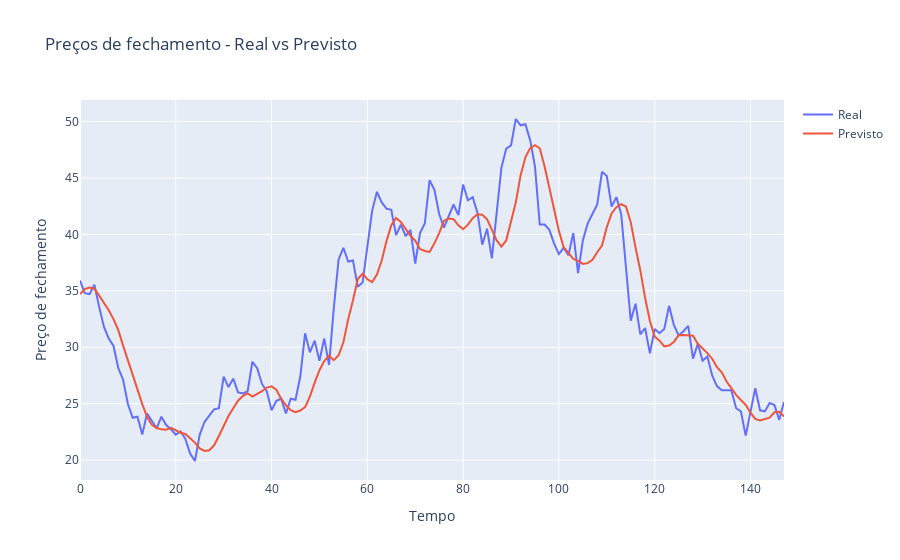

Notebook code cell kept with this figure:
### Code cell
import plotly.graph_objs as go
y_test_desescalado = scaler.inverse_transform(y_test.reshape(-1, 1))


fig = go.Figure()

fig.add_trace(go.Scatter(x=np.arange(len(y_test_desescalado)), y=y_test_desescalado.flatten(), mode='lines', name='Real'))
fig.add_trace(go.Scatter(x=np.arange(len(predicted_prices)), y=predicted_prices.flatten(), mode='lines', name='Previsto'))

fig.update_layout(title='Preços de fechamento - Real vs Previsto',
                  xaxis_title='Tempo',
                  yaxis_title='Preço de fechamento')

fig.show()

### Figure 1 — Plotly figure (JSON) as saved in the notebook; plotly's stock layout.template omitted (floating-point values rounded to 4 significant figures; data arrays with more than 128 entries replaced by an {"elided": "..."} marker saying what was removed)
{"data": [{"mode": "lines", "name": "Real", "type": "scatter", "x": {"elided": "148 int values"}, "y": {"elided": "148 float values"}}, {"mode": "lines", "name": "Previsto", "type": "scatter", "x": {"elided": "148 int values"}, "y": {"elided": "148 float values"}}], "layout": {"autosize": true, "title": {"text": "Preços de fechamento - Real vs Previsto"}, "xaxis": {"autorange": true, "range": [0, 147], "title": {"text": "Tempo"}, "type": "linear"}, "yaxis": {"autorange": true, "range": [18.24, 51.91], "title": {"text": "Preço de fechamento"}, "type": "linear"}}}
